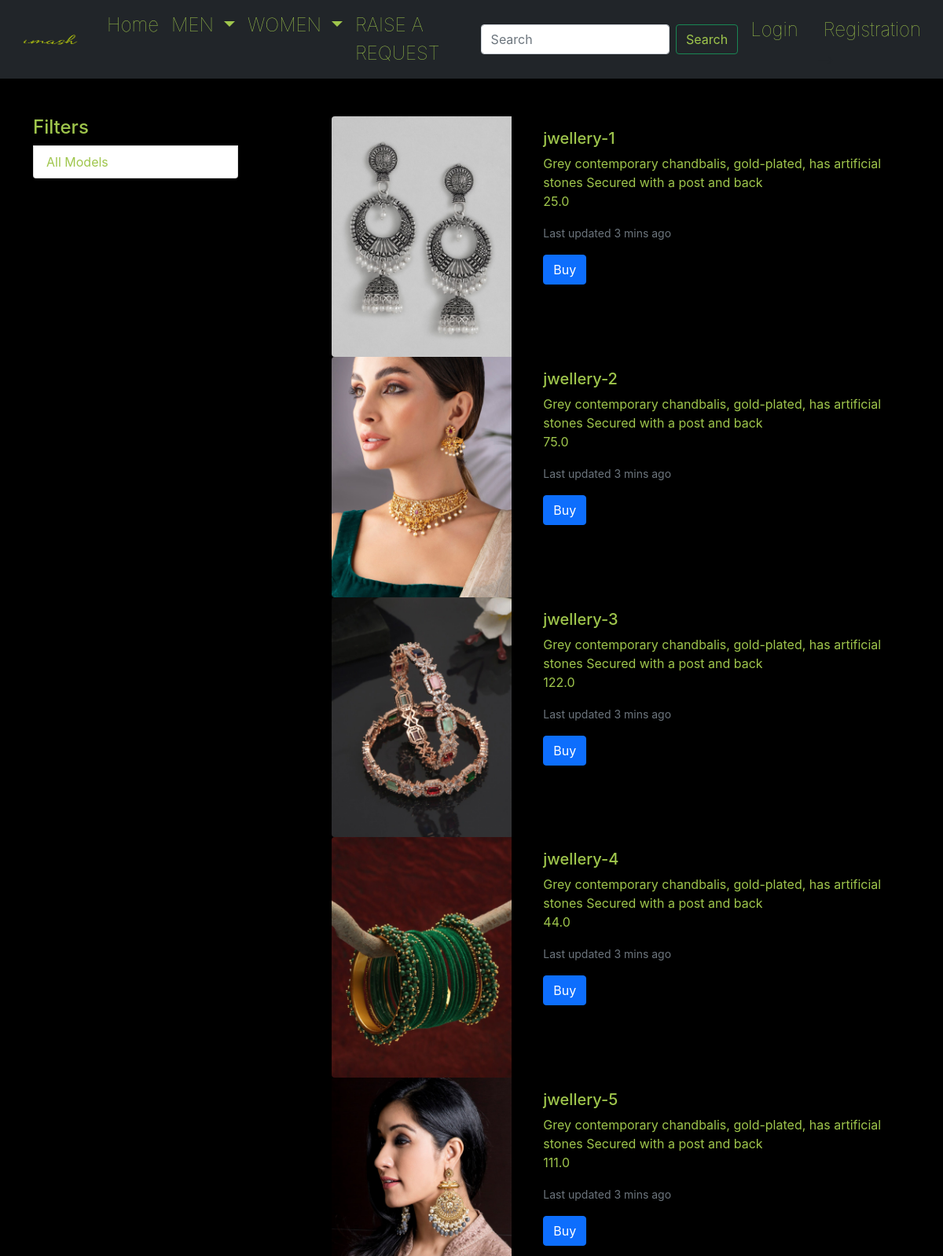
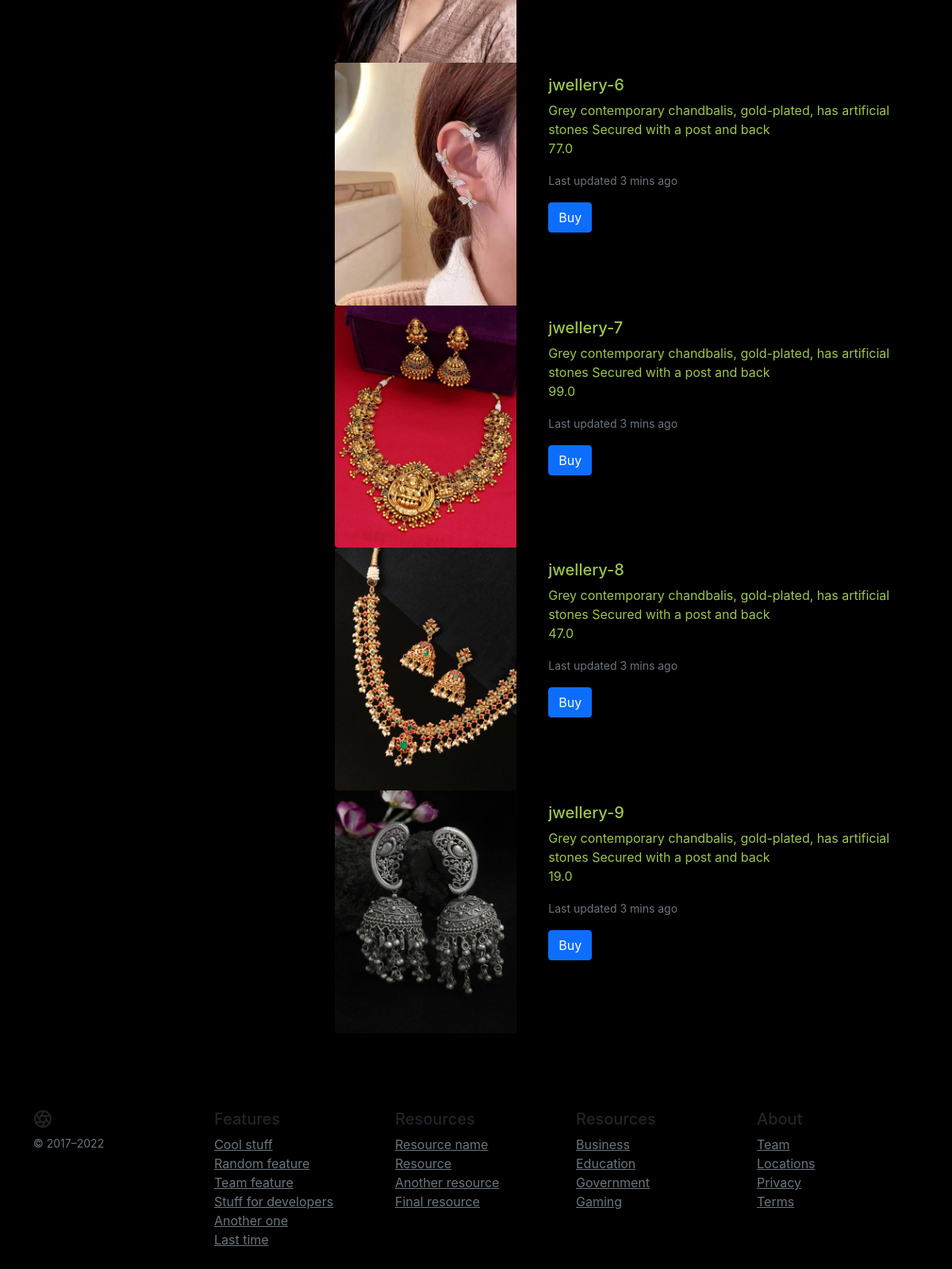
Screenshot of /women-acc with the database file from the repository (2 pictures, top to bottom).
### app/models.py (models this page shows, shortened)
class Product(models.Model):
    title=models.CharField(max_length=100)
    selling_price=models.FloatField()
    discounted_price=models.FloatField()
    description=models.TextField()
    brand=models.CharField(max_length=100)
    category=models.CharField(choices=CATEGORY_CHOICES,max_length=2)
    product_image=models.ImageField(upload_to='productimg')
    colour =models.CharField(max_length=100,default=' ')
    fabric = models.CharField(max_length=100,default=' ')
    sizes = models.CharField(max_length=100,default=' ')
    feedback = models.CharField(max_length=100,default=' ')

### app/views.py (the view)
# urls.py: path('women-acc', views.women_acc, name='women_acc'),
def women_acc(request):
    mt = Product.objects.filter(category='WA')
    return render(request,'app/womenacc.html',{'wa':mt})

### app/templates/app/womenacc.html
{% extends 'app/base.html' %} {% load static %} {% block title %}Buy Now{% endblock title %} {% block main-content %}
<div class="container my-5">
    <div class="row">
        <div class="col-sm-3">
            <div class="list-group">
                <h4 style="color:rgb(159, 198, 76)">Filters</h4>
                <a style="color:rgb(159, 198, 76)" href="{% url 'women_acc' %}" class="list-group-item list-group-item-action" aria-current="true">All Models</a>
            </div>
        </div>
        <div class="col-sm-8 offset-sm-1">
            <div class="row">
                {% for product in wa %}
                <div class="col-md-4">
                    <img src="{{product.product_image.url}}" class="img-fluid rounded-start" alt="...">
                </div>
                <div class="col-md-8">
                    <div class="card-body">
                        <h5 class="card-title" style="color:rgb(159, 198, 76)">{{product.title}}</h5>
                        <p class="card-text" style="color:rgb(159, 198, 76)">{{product.description}}<br>{{product.discounted_price}}</p>
                        <p class="card-text" style="color:rgb(159, 198, 76)"><small class="text-muted">Last updated 3 mins ago</small></p>
                        <a href="{% url 'product-detail' product.id %}" class="btn btn-primary">Buy</a>
                    </div>
                </div>
                {% endfor %}
            </div>
        </div>
    </div>
</div>
{% endblock main-content %}

### app/static/app/css/style1.css (style rules this page uses)
body { margin: 0px; font-family: -apple-system, BlinkMacSystemFont, 'Segoe UI', Roboto, Oxygen, Ubuntu, Cantarell, 'Open Sans', 'Helvetica Neue', sans-serif; }

### app/static/app/css/register.css (style rules this page uses)
body { margin: 0px; font-family: -apple-system, BlinkMacSystemFont, 'Segoe UI', Roboto, Oxygen, Ubuntu, Cantarell, 'Open Sans', 'Helvetica Neue', sans-serif; }

### rows the page displays
Product: product_image (picture), title "jwellery-1", description "Grey contemporary chandbalis, gold-plated, has artificial stones Secured with a post and back", discounted_price "25.0"
Product: product_image (picture), title "jwellery-2", description "Grey contemporary chandbalis, gold-plated, has artificial stones Secured with a post and back", discounted_price "75.0"
Product: product_image (picture), title "jwellery-3", description "Grey contemporary chandbalis, gold-plated, has artificial stones Secured with a post and back", discounted_price "122.0"
Product: product_image (picture), title "jwellery-4", description "Grey contemporary chandbalis, gold-plated, has artificial stones Secured with a post and back", discounted_price "44.0"
Product: product_image (picture), title "jwellery-5", description "Grey contemporary chandbalis, gold-plated, has artificial stones Secured with a post and back", discounted_price "111.0"
Product: product_image (picture), title "jwellery-6", description "Grey contemporary chandbalis, gold-plated, has artificial stones Secured with a post and back", discounted_price "77.0"
Product: product_image (picture), title "jwellery-7", description "Grey contemporary chandbalis, gold-plated, has artificial stones Secured with a post and back", discounted_price "99.0"
Product: product_image (picture), title "jwellery-8", description "Grey contemporary chandbalis, gold-plated, has artificial stones Secured with a post and back", discounted_price "47.0"
Product: product_image (picture), title "jwellery-9", description "Grey contemporary chandbalis, gold-plated, has artificial stones Secured with a post and back", discounted_price "19.0"
